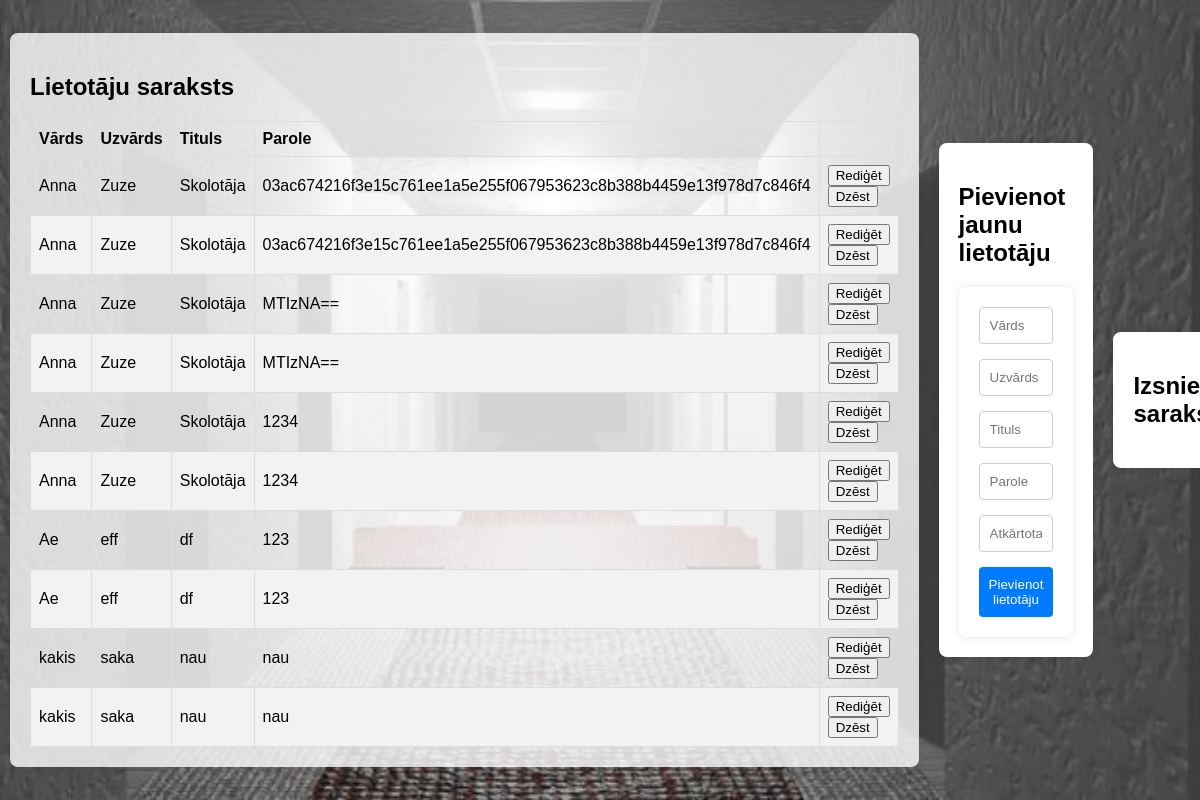
Before: /admin_panel with the older database file.
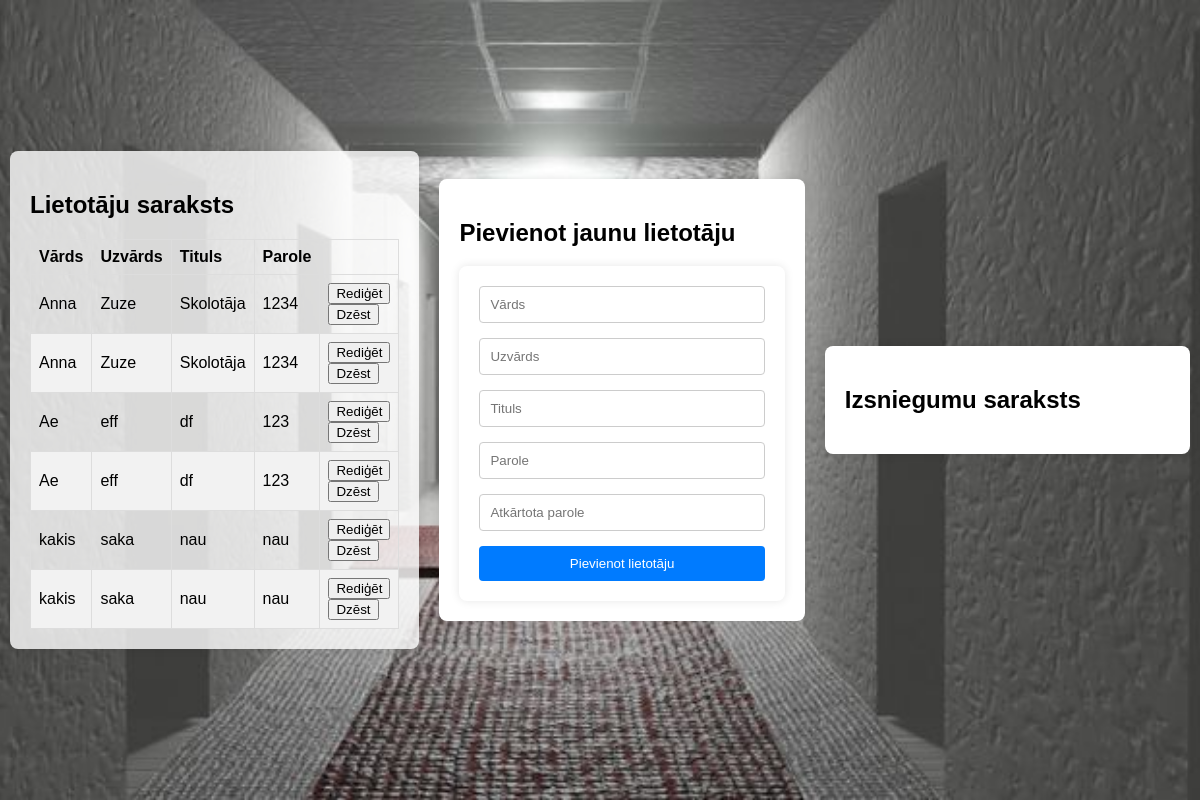
After: the same page with the newer database file.
### tables this page shows
CREATE TABLE darbinieki (
        id INTEGER PRIMARY KEY AUTOINCREMENT,
        vards TEXT NOT NULL,
        uzvards TEXT NOT NULL,
        tituls TEXT NOT NULL,
        parole TEXT NOT NULL
    );

### 11e_Server/galva.py (the view)
@app.route('/admin_panel')
def admin_panel():
    cursor.execute("SELECT * FROM darbinieki")
    darbinieki = cursor.fetchall()
    return render_template('admin_panel.html', darbinieki=darbinieki)

### 11e_Server/templates/admin_panel.html (shortened to what this page needs)
<!DOCTYPE html>
<html>
<head>
    <link rel="stylesheet" href="static/styles.css">
</head>
<body>
    <div class="container">
        <div class="admin-container">
            <div class="admin-box left-container">
                <h2>Lietotāju saraksts</h2>
                <table>
                    <thead>
                        <tr>
                            <th>Vārds</th>
                            <th>Uzvārds</th>
                            <th>Tituls</th>
                            <th>Parole</th>
                        </tr>
                    </thead>
                    <tbody>
                        {% for darbinieks in darbinieki %}
                            <tr>
                                <td>{{ darbinieks[1] }}</td>
                                <td>{{ darbinieks[2] }}</td>
                                <td>{{ darbinieks[3] }}</td>
                                <td>{{ darbinieks[4] }}</td>
                                <td>
                                    <button onclick="editUser('{{ darbinieks[0] }}')">Rediģēt</button>
                                    <button onclick="deleteUser('{{ darbinieks[0] }}')">Dzēst</button>
                                </td>
                            </tr>
                        {% endfor %}
                    </tbody>
                </table>
            </div>
            <div class="admin-box add-user-box">
                <h2>Pievienot jaunu lietotāju</h2>
                <form id="myForm" action="/admin_panel" method="post">
                    <input type="text" name="vards" placeholder="Vārds" required><br>
                    <input type="text" name="uzvards" placeholder="Uzvārds" required><br>
                    <input type="text" name="tituls" placeholder="Tituls" required><br>
                    <input type="password" id="parole" name="parole" placeholder="Parole" required><br>
                    <input type="password" id="parole_atskaites" name="parole_atskaites" placeholder="Atkārtota parole" required><br>
                    <button type="submit">Pievienot lietotāju</button>
                </form>
            </div>
            <div class="admin-box">
                <h2>Izsniegumu saraksts</h2>
            </div>
        </div>
    </div>
</body>
</html>

### 11e_Server/static/styles.css (style rules this page uses)
body { font-family: Arial, sans-serif; margin: 0; padding: 0; background-color: #f4f4f4; }
input[type="text"], input[type="password"] { width: 100%; padding: 10px; margin-bottom: 15px; border: 1px solid #ccc; border-radius: 4px; box-sizing: border-box; }
form { max-width: 400px; margin: 0 auto; background-color: #fff; padding: 20px; border-radius: 8px; box-shadow: 0 0 10px rgba(0, 0, 0, 0.1); }
button[type="submit"] { width: 100%; padding: 10px; background-color: #007bff; color: #fff; border: none; border-radius: 4px; cursor: pointer; transition: background-color 0.3s; }
.admin-container { position: relative; display: flex; justify-content: center; align-items: center; height: 100vh; background-image: url('skolasgaitenis.jpg'); background-size: cover; background-repeat: no-repeat; background-position: center; }
.container { display: flex; justify-content: center; align-items: center; height: 100vh; margin: 0; background-color: rgba(255, 255, 255, 0); }
.admin-container { display: flex; justify-content: space-around; align-items: center; width: 100%; background-image: url('skolasgaitenis.jpg'); background-size: cover; background-repeat: no-repeat; background-position: center; }
.admin-box { flex: 1; background-color: rgb(255, 255, 255); padding: 20px; margin: 10px; border-radius: 8px; box-shadow: 0 0 10px rgba(0, 0, 0, 0.1); }
.left-container { flex: 1; background-color: rgba(255, 255, 255, 0.8); padding: 20px; margin: 10px; border-radius: 8px; box-shadow: 0 0 10px rgba(0, 0, 0, 0.1); }
table { width: 100%; border-collapse: collapse; }
table, th, td { border: 1px solid #ddd; }
th, td { padding: 8px; text-align: left; }
tr:nth-child(even) { background-color: #f2f2f2; }

Changed rows visible on the page:
removed darbinieki: vards "Anna", uzvards "Zuze", tituls "Skolotāja", parole "03ac674216f3e15c761ee1a5e255f067953623c8b388b4459e13f978d7c846f4"
removed darbinieki: vards "Anna", uzvards "Zuze", tituls "Skolotāja", parole "03ac674216f3e15c761ee1a5e255f067953623c8b388b4459e13f978d7c846f4"
removed darbinieki: vards "Anna", uzvards "Zuze", tituls "Skolotāja", parole "MTIzNA=="
removed darbinieki: vards "Anna", uzvards "Zuze", tituls "Skolotāja", parole "MTIzNA=="
